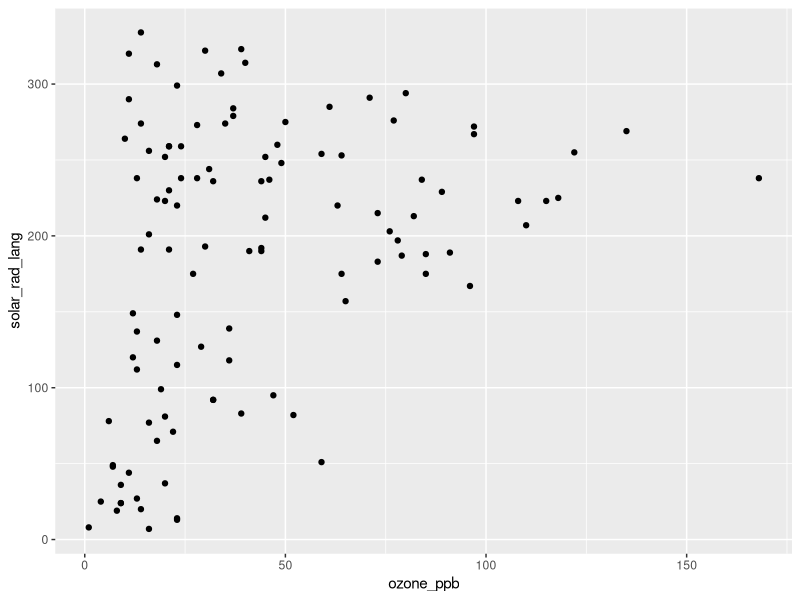
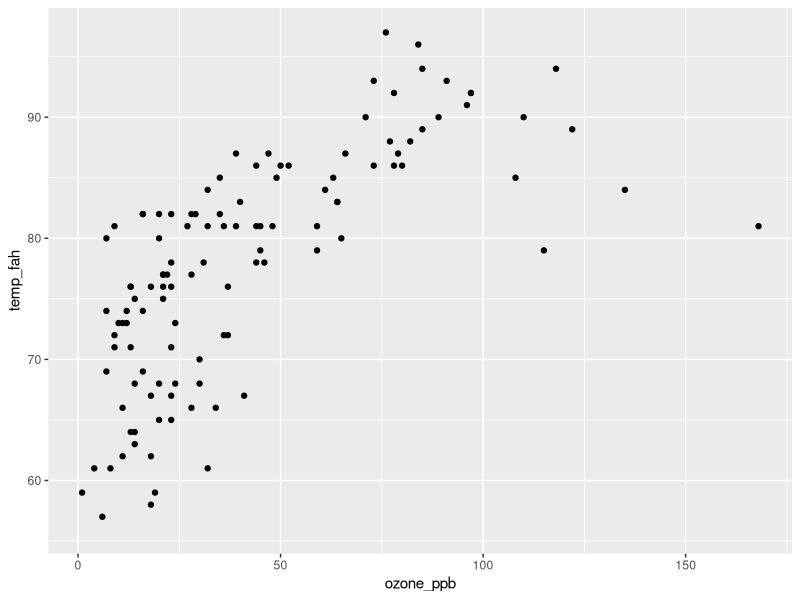

These charts were generated, in order, by the following R code:
## ---- chunk 1
knitr::opts_chunk$set(echo = TRUE,
                      dev = c("png","svg"))
## ---- chunk 2

library(tidyverse)

## ---- chunk 3

tidy_aq <-rename(.data = airquality,
                 ozone_ppb = Ozone,
                 solar_rad_lang = Solar.R,
                 wind_mph = Wind,
                 temp_fah = Temp,
                 month = Month,
                 day = Day)

## ---- chunk 4

ggplot(tidy_aq,
       aes(x = ozone_ppb,
           y = solar_rad_lang)) + 
  geom_point()

## ---- chunk 5

ggplot(tidy_aq,
       aes(x = ozone_ppb,
           y = temp_fah)) + 
  geom_point()

## ---- chunk 6

lm_aq <- lm(ozone_ppb ~ solar_rad_lang + wind_mph + temp_fah,
            data = tidy_aq)

## ---- chunk 7

library(broom)

tidy_lm_aq <- tidy(lm_aq)

tidy_lm_aq
## ---- chunk 8

knitr::kable(tidy_lm_aq,
             digits = 3,
             caption = "Table of results from the linear model")

